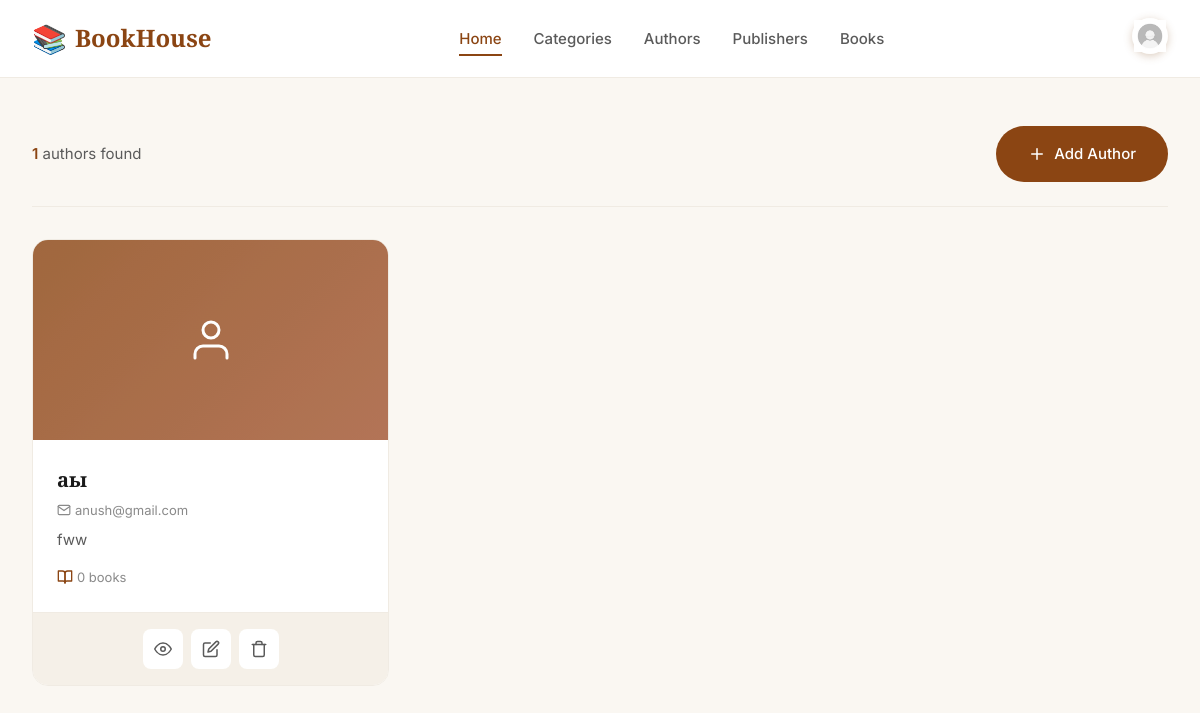
The app's page /authors/ (signed in), older data.
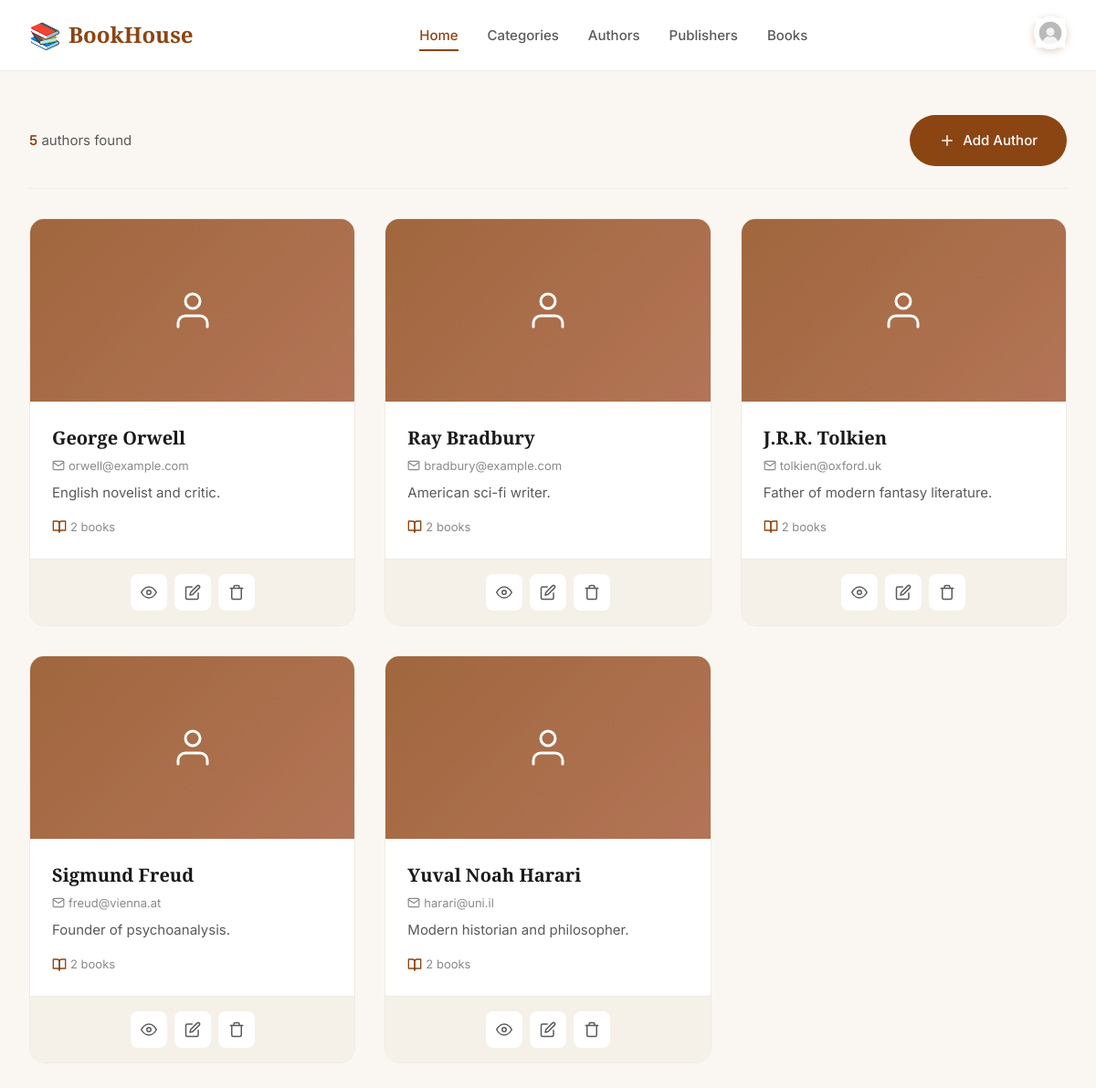
The same page, newer data.
### app/models.py (models this page shows)
class Author(models.Model):
    full_name = models.CharField(max_length=200)
    email = models.EmailField()
    photo = models.ImageField(upload_to='author_photos/', null=True, blank=True)
    bio = models.TextField()

### app/views.py (the view)
# urls.py: path('authors/',authors,name='authors'),
def authors(request):
    user_id = request.session.get('user_id')
    if not user_id:
        return redirect('login')
    items = Author.objects.all()
    return render(request, 'authors/authors.html', {'authors': items})

### app/context_processors.py (called while the page is built)
def get_current_user(request):
    user_id = request.session.get('user_id')
    if user_id:
        user = UserModel.objects.filter(id=user_id).first()
        return {'user': user}
    return {'user': None}

### templates/authors/authors.html (shortened to what this page needs)
{% load static %}
<!DOCTYPE html>
<html lang="en">
<head>
    <link rel="stylesheet" href="{% static 'authors/authors.css' %}">
    <link rel="stylesheet" href="{% static 'base.css' %}">
</head>
<body>
    {% include "header.html" %}
    <section class="authors-page">
    <div class="authors-container">
        <div class="authors-toolbar">
            <div class="authors-count">
                <span class="count-number">{{ authors|length }}</span> authors found
            </div>
            <a href="{% url 'author_create' %}" class="btn btn-primary btn-add">
                <svg xmlns="http://www.w3.org/2000/svg" width="18" height="18" viewBox="0 0 24 24" fill="none" stroke="currentColor" stroke-width="2" stroke-linecap="round" stroke-linejoin="round">
                    <line x1="12" y1="5" x2="12" y2="19"></line>
                    <line x1="5" y1="12" x2="19" y2="12"></line>
                </svg>
                Add Author
            </a>
        </div>
        <div class="authors-grid">
            {% for author in authors %}
            <article class="author-card">
                <div class="author-card-image">
                    {% if author.photo %}
                    <img src="{{ author.photo.url }}" alt="{{ author.full_name }}">
                    {% else %}
                    <div class="author-card-placeholder">
                        <svg xmlns="http://www.w3.org/2000/svg" width="48" height="48" viewBox="0 0 24 24" fill="none" stroke="currentColor" stroke-width="1.5" stroke-linecap="round" stroke-linejoin="round">
                            <path d="M20 21v-2a4 4 0 0 0-4-4H8a4 4 0 0 0-4 4v2"></path>
                            <circle cx="12" cy="7" r="4"></circle>
                        </svg>
                    </div>
                    {% endif %}
                </div>
                <div class="author-card-body">
                    <h2 class="author-card-name">
                        <a href="{% url 'author_detail' author.id %}">{{ author.full_name }}</a>
                    </h2>
                    {% if author.email %}
                    <p class="author-card-email">
                        {{ author.email }}
                    </p>
                    {% endif %}
                    <p class="author-card-bio">
                        {% if author.bio %}
                            {{ author.bio|truncatewords:15 }}
                        {% else %}
                            No biography available
                        {% endif %}
                    </p>
                    <div class="author-card-meta">
                        <span class="book-count">
                            <svg xmlns="http://www.w3.org/2000/svg" width="16" height="16" viewBox="0 0 24 24" fill="none" stroke="currentColor" stroke-width="2" stroke-linecap="round" stroke-linejoin="round">
                                <path d="M2 3h6a4 4 0 0 1 4 4v14a3 3 0 0 0-3-3H2z"></path>
                                <path d="M22 3h-6a4 4 0 0 0-4 4v14a3 3 0 0 1 3-3h7z"></path>
                            </svg>
                            {{ author.book_set.count }} books
                        </span>
                    </div>
                </div>
                <div class="author-card-actions">
                    <a href="{% url 'author_detail' author.id %}" class="btn-icon" title="View">
                        <svg xmlns="http://www.w3.org/2000/svg" width="18" height="18" viewBox="0 0 24 24" fill="none" stroke="currentColor" stroke-width="2" stroke-linecap="round" stroke-linejoin="round">
                            <path d="M1 12s4-8 11-8 11 8 11 8-4 8-11 8-11-8-11-8z"></path>
                            <circle cx="12" cy="12" r="3"></circle>
                        </svg>
                    </a>
                    <a href="{% url 'author_update' author.id %}" class="btn-icon" title="Edit">
                    </a>
                    <a href="{% url 'author_delete' author.id %}" class="btn-icon btn-icon-danger" title="Delete">
                    </a>
                </div>
            </article>
            {% endfor %}
        </div>
    </div>
</section>
</body>
</html>

Row changes from the older to the newer data that the page shows:
removed Author: full_name "аы", email "anush@gmail.com", bio "fww", book_set.count "0"
added Author: full_name "George Orwell", email "orwell@example.com", bio "English novelist and critic.", book_set.count "2"
added Author: full_name "Ray Bradbury", email "bradbury@example.com", bio "American sci-fi writer.", book_set.count "2"
added Author: full_name "J.R.R. Tolkien", email "tolkien@oxford.uk", bio "Father of modern fantasy literature.", book_set.count "2"
added Author: full_name "Sigmund Freud", email "freud@vienna.at", bio "Founder of psychoanalysis.", book_set.count "2"
added Author: full_name "Yuval Noah Harari", email "harari@uni.il", bio "Modern historian and philosopher.", book_set.count "2"
Text that changed along with them:
{{ authors|length }}: "1" → "5"
